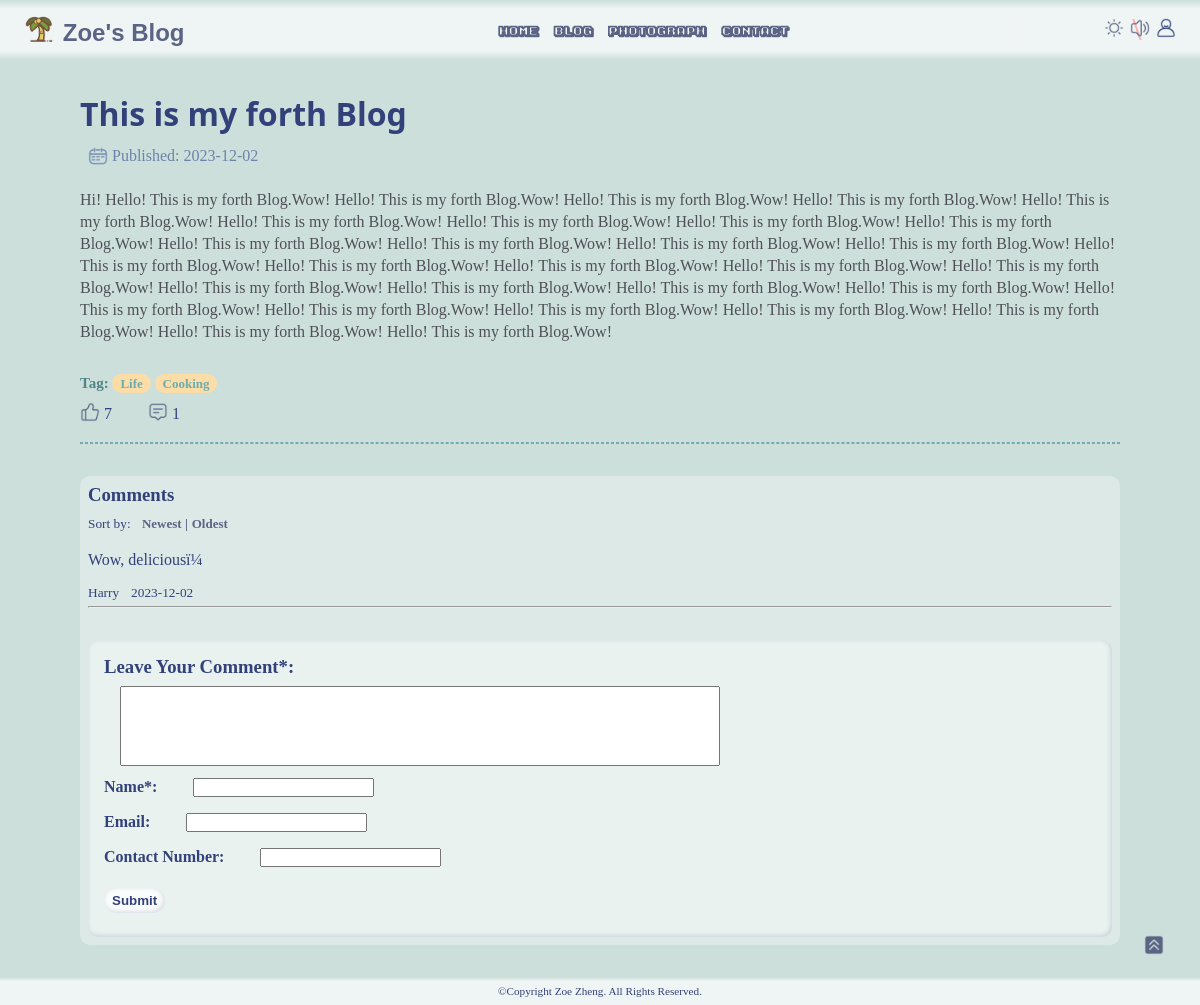
Page /blog.php?title=This+is+my+forth+Blog on the committed database.
### tables this page shows
CREATE TABLE `blogs` (
  `title` varchar(500) NOT NULL,
  `body` longtext NOT NULL,
  `publish_date` date NOT NULL,
  `likes` int(200) NOT NULL
);

CREATE TABLE `comments` (
  `comment` longtext NOT NULL,
  `name` varchar(200) NOT NULL,
  `email` varchar(200) NOT NULL,
  `phone` varchar(200) NOT NULL,
  `date` date NOT NULL,
  `blog_title` varchar(500) NOT NULL
);

### blog.php (the view, shortened to what this page needs)
<?php
$conn = new mysqli("localhost", "root", "", "myblog");
$title = $_GET['title'];
$query = $conn->prepare("SELECT * FROM blogs WHERE title =?");
$query->bind_param("s", $title);
$query->execute();
$result = $query->get_result();
$row = $result->fetch_assoc();
if ($row) {
    $body = $row['body'];
    $date = $row['publish_date'];
} else {
    $body = "Blog not found";
    $date = "";
}
$like = $row['likes'];
$comments = $conn->query("SELECT COUNT(*) AS comment_count FROM `comments` WHERE `blog_title` = '$title';")->fetch_assoc();
$comment_count = $comments["comment_count"];
?>
<!DOCTYPE html>
<html lang="en">
<head>
    <link id="theme" href="css/head_footer_style.css" rel="stylesheet" type="text/css">
    <link href="css/blog_style.css" rel="stylesheet" type="text/css">
</head>
<body>
    <header>
        <?php include 'header.php'?>
    </header>
    <main>
        <img src="images/up.png" alt="" class="icon" id="backtop">
        <div class='article'>
            <h1><?php echo $title?></h1>
            <p class="time">
                <img src="images/calendar.png" class = "icon" alt="">
                <?php echo ' Published: ';echo $date?>
            </p>
            <p class="body"><?php echo $body?></p>
            <div class="tags">
                <span>Tag: </span>
                <?php
                    $result2 = $conn->query("SELECT `tag` FROM `tags` WHERE `blog_title`='$title';");
                    foreach ($result2 as $row2){
                        $tag = $row2['tag'];
                    ?>
                        <span class="tag"><?php echo $tag?></span>
                <?php
                    }
                ?>
            </div>
        </div>
        <div class="interact">
            <a href = "?title=<?php echo $title?>&likes=<?php echo $like?>"><img src="images/like.png" class = "icon" alt=""></a><span> <?php echo $like?></span>
            <img src="images/comment.png" class = "icon" alt="" id = "comment_btn"><span> <?php echo $comment_count?></span>
        </div>
        <hr class="spe">
        <div class="comments">
            <h3>Comments</h3>
            <div class="sort">
                <span>Sort by: </span>
                <a href="?title=<?php echo $title?>&sortby=newest">Newest |</a>
                <a href="?title=<?php echo $title?>&sortby=oldest">Oldest</a>
            </div>
        <?php
            $order = " ORDER BY ROW_NUMBER() OVER (ORDER BY (SELECT NULL)) DESC";
            $result = $conn->query("SELECT * FROM comments WHERE blog_title = '$title' $order;");
             foreach ($result as $row) {
                ?>
                <div class="eachComment">
                    <p class="com"><?php echo $row['comment']?></p>
                    <span class="name"><?php echo $row['name']?></span>
                    <span class="date"><?php echo $row['date']?></span>
                    <hr>
                </div>
            <?php
                }
            ?>
            <form id="comment" method= "post" action= "">
                <label for="comment_text"><h3>Leave Your Comment*: </h3></label>
                <textarea name="comment_text" id="comment_text" required></textarea><br>
                <div>
                    <label for="comment_name"><h4>Name*: </h4></label>
                    <input type='text' name="comment_name" id="comment_name" required>
                </div>
                <div>
                    <label for="comment_email"><h4>Email: </h4></label>
                    <input type='email' name="comment_email" id="comment_email">
                </div>
                <div>
                    <label for="comment_phone"><h4>Contact Number: </h4> </label>
                    <input type='phone' name="comment_phone" id="comment_phone"><br>
                </div>
                <input type = "submit" value="Submit" id="submit" >
            </form>
        </div>
    </main>
    <footer>
        <?php include 'footer.php' ?>
    </footer>
</body>
</html>

### css/head_footer_style.css (style rules this page uses)
* { margin: 0; padding: 0; box-sizing: border-box; }
body { min-width: 250px; height:100vh; background-color: #ccdfdb; display: flex; flex-direction: column; }
main { flex:1 }
a { text-decoration: none; color:#5b6485; font-size: 1rem; font-weight: bold; cursor: pointer; }
header { position: relative; min-width: 350px; }
footer { color: #324179; padding: 0.5rem; text-align: center; font-size: 0.7rem; background: linear-gradient(to top, rgba(255,255,255,0.7) 85%, #ccdfdb ); }
#backtop { position: fixed; bottom: 5%; right: 3%; cursor: pointer; }
.icon { width: 20px; height: 20px; }

### css/blog_style.css (style rules this page uses)
main { min-width: 200px; margin: 2rem 5rem; color: #324179; }
h1 { font-family: system-ui; }
.article .time { color:#6c83ac; margin: 0.7rem 0 1.5rem 0.5rem; }
.article .body { font-size: 16px; color: #4f5057; margin-bottom: 2rem; line-height: 22px; }
.time .icon { margin-bottom: -5px; }
.interact img { cursor: pointer; }
.interact span { vertical-align: 0.2em; margin-right: 2rem; }
form { margin-top: 2rem; padding: 1rem; border-radius: 10px; background-color: rgba(255, 255, 255,0.4); box-shadow:inset -1px -1px 5px rgba(51, 66, 122, 0.2); }
form * { margin-bottom:0.5rem; margin-right: 1rem; }
form #comment_text { width: 80%; max-width: 600px; min-width: 100px; height: 80px; padding: 5px; overflow: auto; resize: none; }
form h4 { display: inline; }
form #submit { margin-top: 0.3rem; padding: 5px 8px; color: #324179; font-weight: bold; border: none; background-color:rgba(255,255,255,0.8); border-radius: 20px; box-shadow:inset -1px -1px 5px rgba(51, 66, 122, 0.2); }
.spe { border-style: dashed; color: #6cadaf; margin-top: 1rem; }
.comments { margin-top: 2rem; padding: 0.5rem; border-radius: 10px; background-color: rgba(255, 255, 255,0.3); }
.comments p { margin-top: 1rem; }
.comments span { vertical-align: -0.5rem; font-size: smaller; margin-right: 0.5rem; }
.comments hr { margin-top: 0.3rem; }
.sort a { font-size: 13px; vertical-align: -0.5rem; }
.tags { margin-bottom: 10px; color:#4f8588; font-size: 15px; font-weight: bold; }
.tag { color:#6cadaf; background-color: #fcdda8; padding: 2px 8px; border-radius: 20px; font-size: 13px; }

### rows in the picture
blogs: publish_date "2023-12-02", body "Hi! Hello! This is my forth Blog.Wow! Hello! This is my forth Blog.Wow! Hello! This is my forth Blog.Wow! Hello! This is my forth Blog.Wow! Hello! This is my forth Blog.Wow! Hello! This is my forth Blog.Wow! Hello! This is my forth Blog.Wow! Hello! This is my forth Blog.Wow! Hello! This is my forth Blog.Wow! Hello! This is my forth Blog.Wow! Hello! This is my forth Blog.Wow! Hello! This is my forth Blog.Wow! Hello! This is my forth Blog.Wow! Hello! This is my forth Blog.Wow! Hello! This is my forth Blog.Wow! Hello! This is my forth Blog.Wow! Hello! This is my forth Blog.Wow! Hello! This is my forth Blog.Wow! Hello! This is my forth Blog.Wow! Hello! This is my forth Blog.Wow! Hello! This is…", likes "7"
comments: comment "Wow, deliciousï¼", name "Harry", date "2023-12-02"

### other values in the picture
$title "This is my forth Blog"
$tag "Life"
$tag "Cooking"
$comment_count "1"
